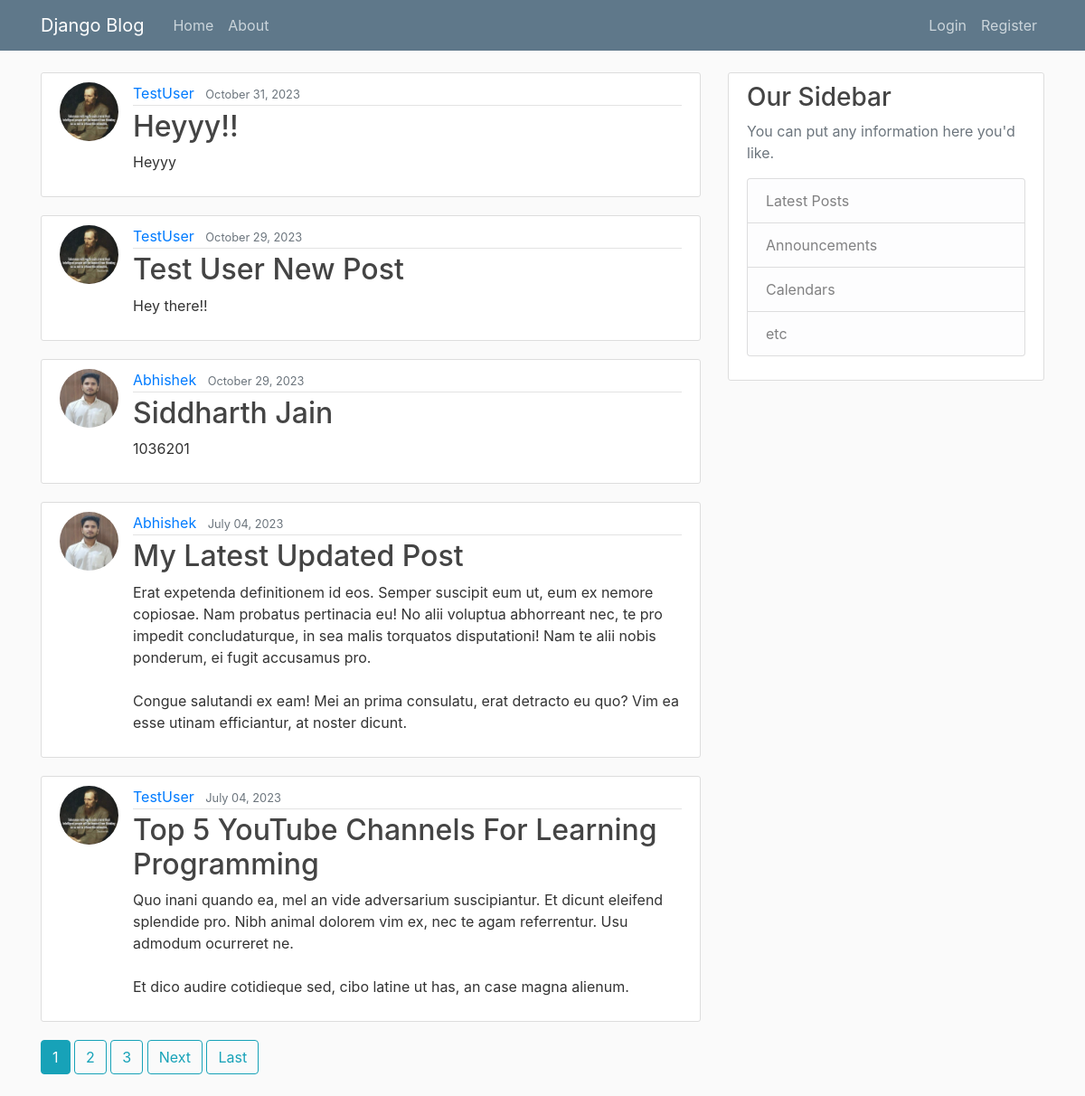
The page / on the database its author committed.
### blog/models.py (models this page shows, shortened)
class Post(models.Model):
    title = models.CharField(max_length=100)
    content = models.TextField()
    date_posted = models.DateTimeField(default=timezone.now)
    author = models.ForeignKey(User, on_delete=models.CASCADE)

### users/models.py (models this page shows, shortened)
class Profile(models.Model):
    user = models.OneToOneField(User, on_delete=models.CASCADE)
    image = models.ImageField(default='default.jpg', upload_to='profile_pics')

### blog/views.py (the view)
# urls.py: path('', PostListView.as_view(), name='blog-home'),
class PostListView(ListView):
    model = Post
    template_name = 'blog/home.html'
    context_object_name = 'posts'
    ordering = ['-date_posted']
    paginate_by = 5

### blog/templates/blog/home.html (shortened to what this page needs)
{% extends 'blog/base.html'%}
{% block content%}
    {%for post in posts%}
    <article class="media content-section">
        <img class="rounded-circle article-img" src="{{ post.author.profile.image.url}}" alt="">
        <div class="media-body">
          <div class="article-metadata">
            <a class="mr-2" href="{% url 'user-posts' post.author.username %}">{{ post.author }}</a>
            <small class="text-muted">{{ post.date_posted |date:"F d, Y" }}</small>
          </div>
          <h2><a class="article-title" href="{% url 'post-detail' post.id %}">{{ post.title }}</a></h2>
          <p class="article-content">{{ post.content }}</p>
        </div>
    </article>
    {%endfor%}
    {% if is_paginated %}
      {% for num in page_obj.paginator.page_range %}
        {% if page_obj.number == num %}
          <a class="btn btn-info mb-4" href="?page={{ num }}">{{ num }}</a>
        {% elif num > page_obj.number|add:'-3' and num < page_obj.number|add:'3' %}
          <a class="btn btn-outline-info mb-4" href="?page={{ num }}">{{ num }}</a>
        {% endif %}
      {% endfor %}
      {% if page_obj.has_next %}
        <a class="btn btn-outline-info mb-4" href="?page={{ page_obj.next_page_number }}">Next</a>
        <a class="btn btn-outline-info mb-4" href="?page={{ page_obj.paginator.num_pages }}">Last</a>
      {% endif %}
    {% endif%}
{%endblock content%}

### blog/templates/blog/base.html (shortened to what this page needs)
{% load static %}
<!DOCTYPE html>
<html>
<head>
    <link rel="stylesheet" href="https://maxcdn.bootstrapcdn.com/bootstrap/4.0.0/css/bootstrap.min.css">
    <link rel="stylesheet" type="text/css" href="{% static 'blog/main.css' %}">
</head>
<body>
    <header class="site-header">
      <nav class="navbar navbar-expand-md navbar-dark bg-steel fixed-top">
        <div class="container">
          <a class="navbar-brand mr-4" href="{% url 'blog-home' %}">Django Blog</a>
          <div class="collapse navbar-collapse" id="navbarToggle">
            <div class="navbar-nav mr-auto">
              <a class="nav-item nav-link" href="{% url 'blog-home' %}">Home</a>
              <a class="nav-item nav-link" href="{% url 'blog-about' %}">About</a>
            </div>
            <div class="navbar-nav">
              {% if user.is_authenticated %}
                <a class="nav-item nav-link" href="{% url 'post-create' %}">New Post</a>
                <a class="nav-item nav-link" href="{% url 'profile' %}">Profile</a>
                <a class="nav-item nav-link" href="{% url 'logout' %}">Logout</a>
              {% else %}
                <a class="nav-item nav-link" href="{% url 'login' %}">Login</a>
                <a class="nav-item nav-link" href="{% url 'register' %}">Register</a>
              {% endif %}
              </div>
          </div>
        </div>
      </nav>
    </header>
    <main role="main" class="container">
      <div class="row">
        <div class="col-md-8">
          {% block content %}{% endblock %}
        </div>
        <div class="col-md-4">
          <div class="content-section">
            <h3>Our Sidebar</h3>
            <p class='text-muted'>You can put any information here you'd like.
              <ul class="list-group">
                <li class="list-group-item list-group-item-light">Latest Posts</li>
                <li class="list-group-item list-group-item-light">Announcements</li>
                <li class="list-group-item list-group-item-light">Calendars</li>
                <li class="list-group-item list-group-item-light">etc</li>
              </ul>
            </p>
          </div>
        </div>
      </div>
    </main>
</body>
</html>

### blog/static/blog/main.css (style rules this page uses)
body { background: #fafafa; color: #333333; margin-top: 5rem; }
h1, h2, h3, h4, h5, h6 { color: #444444; }
ul { margin: 0; }
.bg-steel { background-color: #5f788a; }
.site-header .navbar-nav .nav-link { color: #cbd5db; }
.content-section { background: #ffffff; padding: 10px 20px; border: 1px solid #dddddd; border-radius: 3px; margin-bottom: 20px; }
.article-title { color: #444444; }
.article-content { white-space: pre-line; }
.article-img { height: 65px; width: 65px; margin-right: 16px; }
.article-metadata { padding-bottom: 1px; margin-bottom: 4px; border-bottom: 1px solid #e3e3e3 }

### rows shown on the page
Post: author.profile.image (picture), author "TestUser", date_posted "October 31, 2023", title "Heyyy!!", content "Heyyy"
Post: author.profile.image (picture), author "TestUser", date_posted "October 29, 2023", title "Test User New Post", content "Hey there!!"
Post: author.profile.image (picture), author "Abhishek", date_posted "October 29, 2023", title "Siddharth Jain", content "1036201"
Post: author.profile.image (picture), author "Abhishek", date_posted "July 04, 2023", title "My Latest Updated Post", content "Erat expetenda definitionem id eos. Semper suscipit eum ut, eum ex nemore copiosae. Nam probatus pertinacia eu! No alii voluptua abhorreant nec, te pro impedit concludaturque, in sea malis torquatos disputationi! Nam te alii nobis ponderum, ei fugit accusamus pro. Congue salutandi ex eam! Mei an prima consulatu, erat detracto eu quo? Vim ea esse utinam efficiantur, at noster dicunt."
Post: author.profile.image (picture), author "TestUser", date_posted "July 04, 2023", title "Top 5 YouTube Channels For Learning Programming", content "Quo inani quando ea, mel an vide adversarium suscipiantur. Et dicunt eleifend splendide pro. Nibh animal dolorem vim ex, nec te agam referrentur. Usu admodum ocurreret ne. Et dico audire cotidieque sed, cibo latine ut has, an case magna alienum."

### other values the page prints
{{ num }} "1"
{{ num }} "2" "3"
